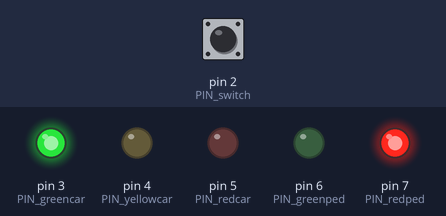
The sketch below on a simulated Arduino Uno, built with avr-gcc and run on an emulated ATmega328P. Shown: output pins drawn as LEDs (lit = HIGH). The test bench sets the inputs (shaded band); at power-on: pin 2 (PIN_switch) LOW.

Above: at 1.2 s.
1.3 s: pin 2 (PIN_switch) pulled HIGH for 0.15 s
At 3.1 s:
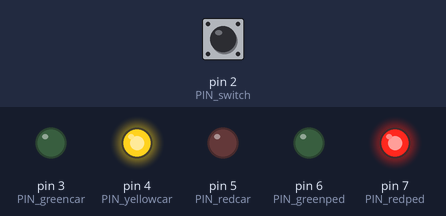
At 3.9 s:
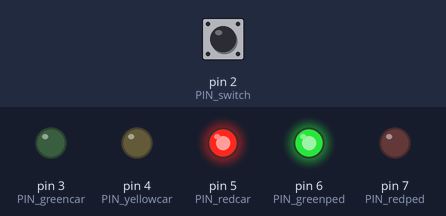
4.4 s: pin 2 (PIN_switch) pulled HIGH for 3.2 s
Timing chart, 0 to 13.8 s (numbered marks = the images above; inputs shaded):
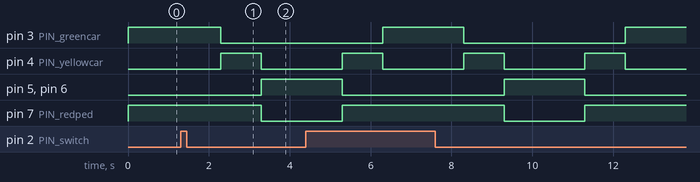

Measured:
- after the input at 1.3 s, pin 3 (PIN_greencar): HIGH → LOW after 1.0 s; pin 4 (PIN_yellowcar): LOW → HIGH after 1.0 s, → LOW 1.0 s later; pin 5 (PIN_redcar), pin 6 (PIN_greenped): LOW → HIGH after 2.0 s; pin 7 (PIN_redped): HIGH → LOW after 2.0 s

The sketch:

program.ino
```cpp
int idletime = 1000; // 1 sec
int greenphase = 4000; // 4 sec
const int PIN_redped = 7;// pin # on Arduino
const int PIN_greenped = 6;
const int PIN_redcar = 5;
const int PIN_yellowcar = 4;
const int PIN_greencar = 3;
const int PIN_switch = 2;
//
void setup(){
pinMode(PIN_redped,OUTPUT);
pinMode(PIN_greenped,OUTPUT);
pinMode(PIN_redcar,OUTPUT);
pinMode(PIN_yellowcar,OUTPUT);
pinMode(PIN_greencar,OUTPUT);
pinMode(PIN_switch, INPUT);
digitalWrite(PIN_redped,HIGH);
digitalWrite(PIN_greenped,LOW);
digitalWrite(PIN_redcar,LOW);
digitalWrite(PIN_yellowcar,LOW);
digitalWrite(PIN_greencar,HIGH);
} // end of void setup
void loop() {
  // put your main code here, to run repeatedly:
if(digitalRead(PIN_switch)) // button press
{
  delay(idletime);
  digitalWrite(PIN_greencar,LOW);
  digitalWrite(PIN_yellowcar,HIGH);
  delay(idletime);
  digitalWrite(PIN_yellowcar,LOW);
  digitalWrite(PIN_redcar,HIGH);
  digitalWrite(PIN_redped,LOW);
  digitalWrite(PIN_greenped,HIGH); //pedistarian starts walking
  delay(idletime);
  delay(idletime);
  digitalWrite(PIN_greenped,LOW); //pedistarian stops walking
  digitalWrite(PIN_redped,HIGH);
  digitalWrite(PIN_redcar,LOW);
  digitalWrite(PIN_yellowcar,HIGH); //Car start
  delay(idletime);
  digitalWrite(PIN_yellowcar,LOW);
  digitalWrite(PIN_greencar,HIGH);
  delay(idletime);
}
}
```
